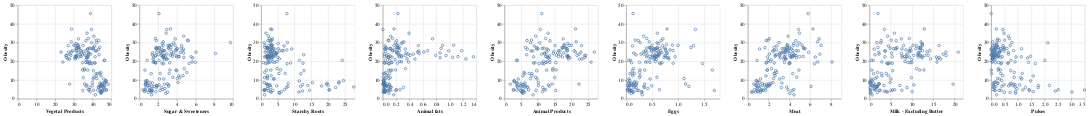

Write notebook code for a chart like this one.
### Code cell
alt.Chart(corr_df).mark_point().encode(
    alt.X(alt.repeat("column"), type='quantitative'),
    alt.Y(alt.repeat("row"), type='quantitative'),
    #color='species:N'
).properties(
    width=200,
    height=200
).repeat(
    row=['Obesity'],
    column=['Vegetal Products', 'Sugar & Sweeteners','Starchy Roots', 'Animal fats', 'Animal Products',
       'Eggs', 'Meat',
       'Milk - Excluding Butter',
       'Pulses']
)

### Figure 1 — Vega-Lite specification as saved in the notebook (floating-point values rounded to 4 significant figures; data arrays with more than 128 entries replaced by an {"elided": "..."} marker saying what was removed)
{"config": {"view": {"continuousWidth": 400, "continuousHeight": 300}}, "repeat": {"column": ["Vegetal Products", "Sugar & Sweeteners", "Starchy Roots", "Animal fats", "Animal Products", "Eggs", "Meat", "Milk - Excluding Butter", "Pulses"], "row": ["Obesity"]}, "spec": {"data": {"name": "data-ed92a741248ae6a8a60ff725e23c9c3a"}, "mark": "point", "encoding": {"x": {"type": "quantitative", "field": {"repeat": "column"}}, "y": {"type": "quantitative", "field": {"repeat": "row"}}}, "height": 200, "width": 200}, "$schema": "https://vega.github.io/schema/vega-lite/v4.8.1.json", "datasets": {"data-ed92a741248ae6a8a60ff725e23c9c3a": {"elided": "154 records"}}}
